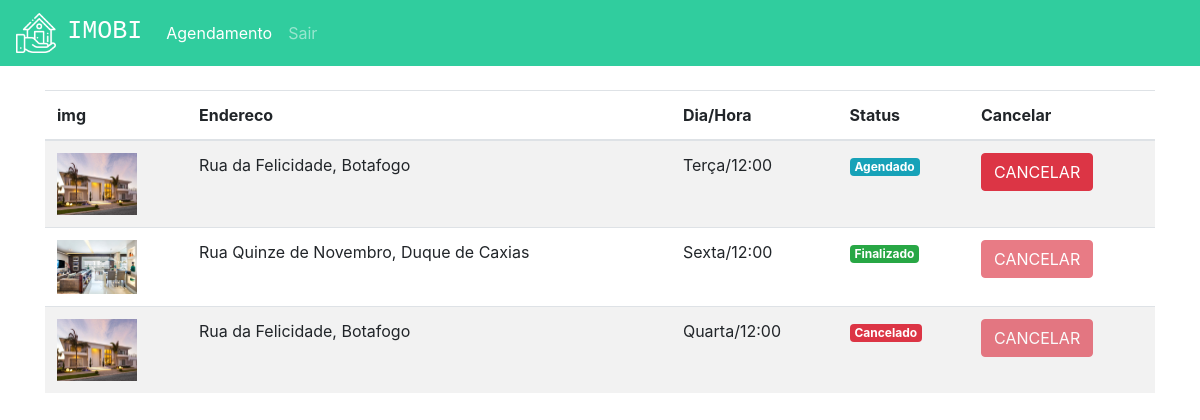
The app's page /agendamentos (signed in), older data.
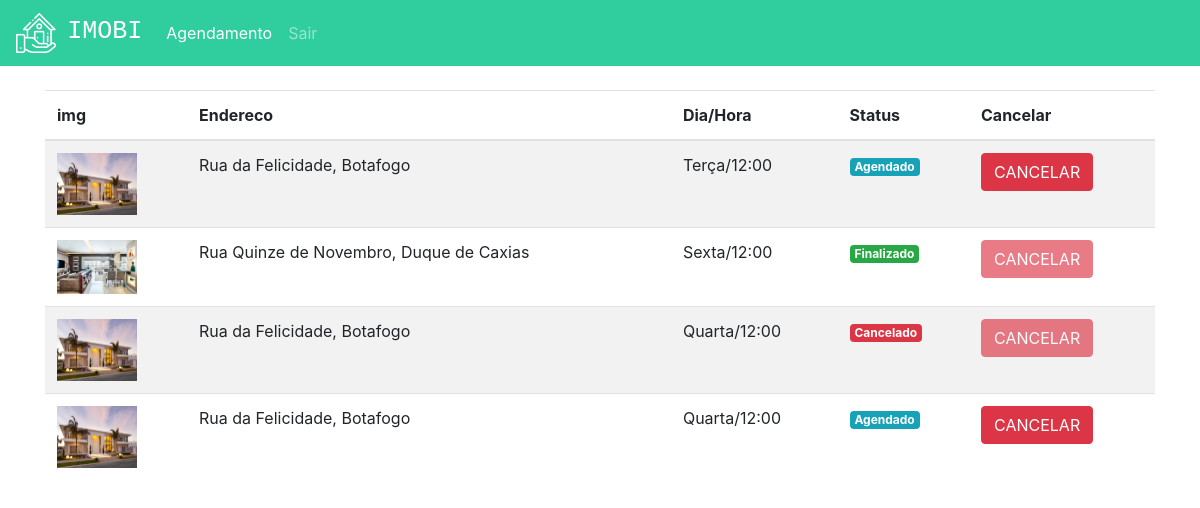
The same page, newer data.
### plataforma/models.py (models this page shows, shortened)
class Visitas(models.Model):
    choices = (('S', 'Segunda'),
                ('T', 'Terça'),
                ('Q', 'Quarta'),
                ('QI', 'Quinta'),
                ('SE', 'Sexta'),
                ('SA', 'Sabado'),
                ('D', 'Domingo'))
    choices_status = (('A', 'Agendado'),
                      ('F', 'Finalizado'),
                      ('C', 'Cancelado'))
    imovel = models.ForeignKey(Imovei, on_delete=models.DO_NOTHING)
    usuario = models.ForeignKey(User, on_delete=models.DO_NOTHING)
    dia = models.CharField(max_length=20)
    horario = models.TimeField()
    status = models.CharField(max_length=1, choices=choices_status, default="A")

class Imovei(models.Model):
    choices = (('V', 'Venda'),
                ('A', 'Aluguel'))
    choices_imovel = (('A', 'Apartamento'),
                      ('C', 'Casa'))
    imagens = models.ManyToManyField(Imagem)
    valor = models.FloatField()
    quartos = models.IntegerField()
    tamanho = models.FloatField()
    cidade = models.ForeignKey(Cidade, on_delete=models.DO_NOTHING)
    rua = models.CharField(max_length=50)
    tipo = models.CharField(max_length=1, choices=choices)
    tipo_imovel = models.CharField(max_length=1, choices=choices_imovel)
    numero = models.IntegerField()
    descricao = models.TextField()
    dias_visita = models.ManyToManyField(DiasVisita)
    horarios = models.ManyToManyField(Horario)

class Imagem(models.Model):
    img = models.ImageField(upload_to='img')
    def __str__(self) -> str:
      return self.img.url

class Cidade(models.Model):
    nome = models.CharField(max_length=30)
    def __str__(self) -> str:
      return self.nome

### plataforma/views.py (the view)
# urls.py: path('agendamentos', views.agendamentos, name="agendamentos"),
def agendamentos(request):
    visitas = Visitas.objects.filter(usuario=request.user)
    return render(request, "agendamentos.html", {'visitas': visitas})

### plataforma/templates/agendamentos.html
{% extends 'base.html' %}
{% load static %}
{% block 'head' %}
<link rel="stylesheet" href="{% static 'plataforma/css/home.css' %}">
{% endblock %}
{% block 'body' %}
<div class="container">
  <br>
  <table class="table table-striped">
    <thead>
      <tr>
        <th scope="col">img</th>
        <th scope="col">Endereco</th>
        <th scope="col">Dia/Hora</th>
        <th scope="col">Status</th>
        <th scope="col">Cancelar</th>
      </tr>
    </thead>
    <tbody>
      {% for visita in visitas %}
      <tr>
        <th><img width="80" src="{{visita.imovel.imagens.all.0}}"></th>
        <td>{{visita.imovel.rua}}, {{visita.imovel.cidade}}</td>
        <td>{{visita.dia}}/{{visita.horario}}</td>
        <td>
          {% if visita.status == "A" %}
          <span class="badge badge-info">Agendado</span>
          {% endif %}
          {% if visita.status == "F" %}
          <span class="badge badge-success">Finalizado</span>
          {% endif %}
          {% if visita.status == "C" %}
          <span class="badge badge-danger">Cancelado</span>
          {% endif %}
        </td>
        <td>
          {% if visita.status == "A" %}
          <a href="{% url 'cancelar_agendamento' visita.id %}" class="btn btn-danger">CANCELAR</a>
          {% else %}
          <a href="" class="btn btn-danger disabled">CANCELAR</a>
          {% endif %}
        </td>
      </tr>
      {% endfor %}
    </tbody>
  </table>
</div>
{% endblock %}

Row changes from the older to the newer data that the page shows:
added Visitas: imovel.imagens.all.0 (picture), imovel.rua "Rua da Felicidade", imovel.cidade "Botafogo", dia "Quarta", horario "12:00", status "Agendado"
